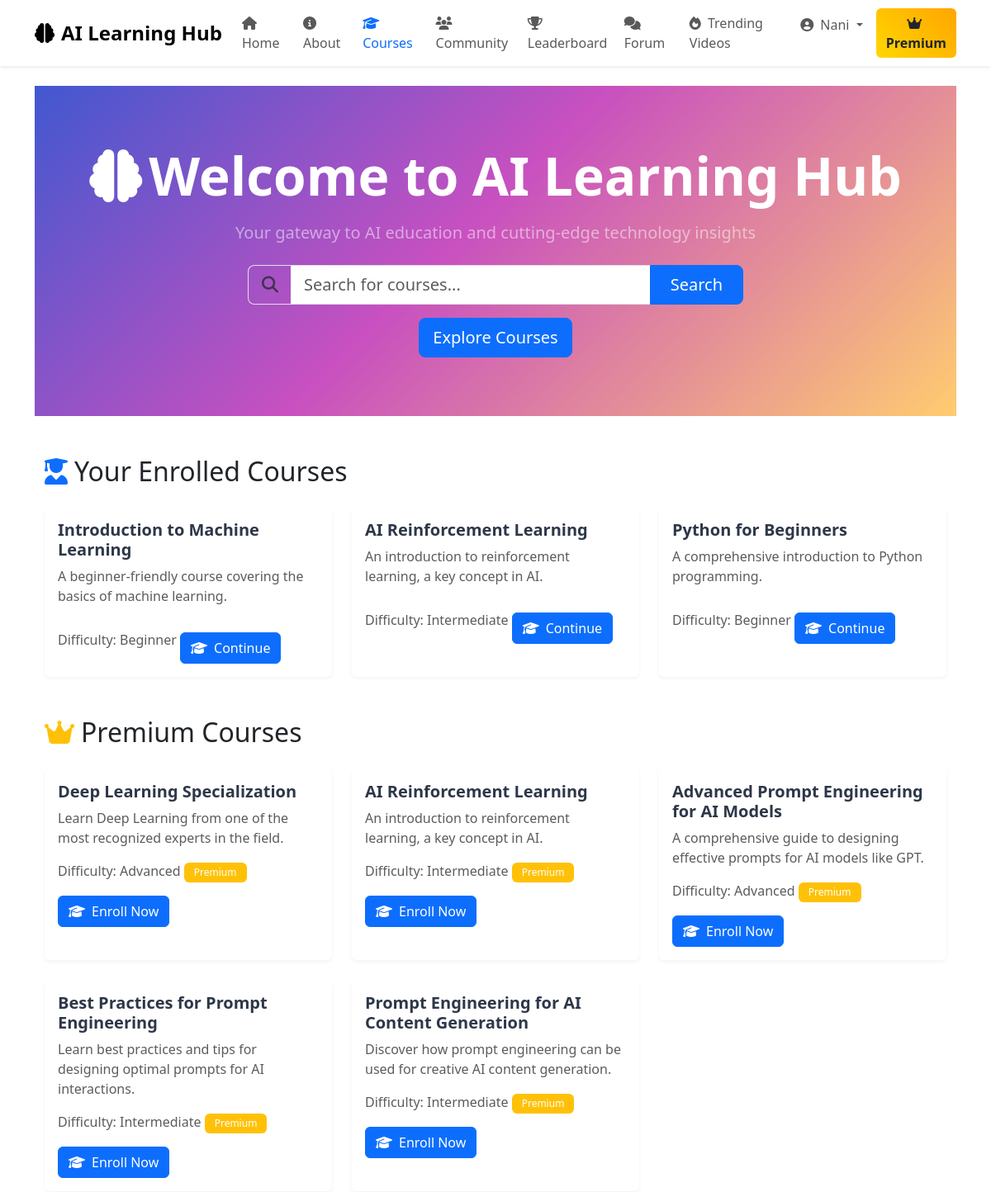
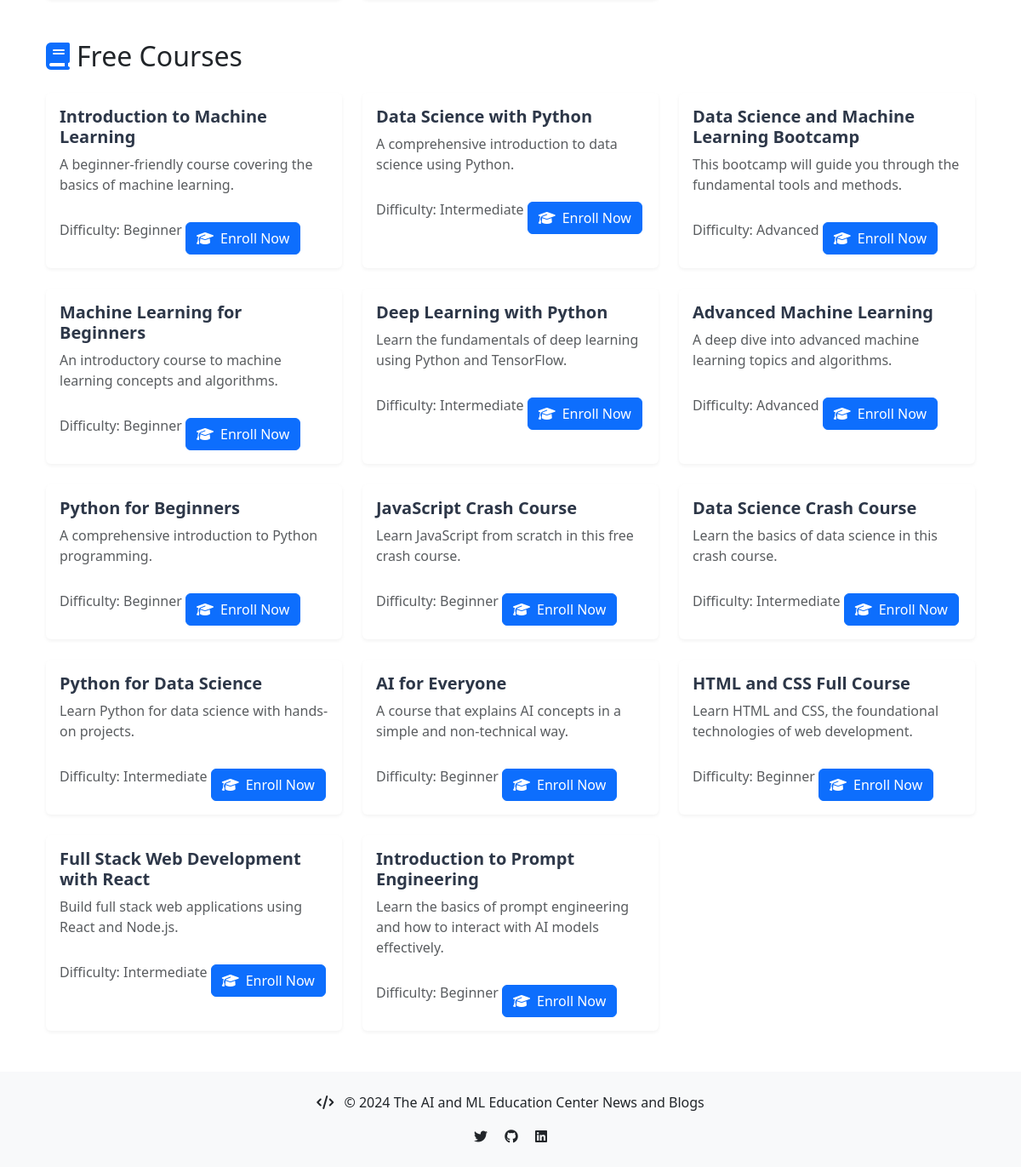
Page /courses/ (signed in) on the committed database (2 pictures, top to bottom).
### apps/models.py (models this page shows, shortened)
class UserCourseEnrollment(models.Model):
    user = models.ForeignKey(User, on_delete=models.CASCADE)
    course = models.ForeignKey(Course, on_delete=models.CASCADE)
    enrolled_at = models.DateTimeField(auto_now_add=True)

class Course(models.Model):
    title = models.CharField(max_length=200)
    description = models.TextField()
    video_url = models.URLField()
    difficulty = models.CharField(max_length=20, choices=[
        ('beginner', 'Beginner'),
        ('intermediate', 'Intermediate'),
        ('advanced', 'Advanced')
    ])
    is_premium = models.BooleanField(default=False)
    category = models.ForeignKey(Category, on_delete=models.CASCADE)
    slug = models.SlugField(null=True, blank=True)
    interests = models.ManyToManyField(
        Interest, related_name='courses', blank=True)  # New field

### apps/views.py (the view)
# urls.py: path('courses/', views.course_list, name='course_list'),
@login_required
def course_list(request):
    premium_courses = Course.objects.filter(is_premium=True)
    regular_courses = Course.objects.filter(is_premium=False)
    enrolled_courses = UserCourseEnrollment.objects.filter(
        user=request.user).select_related('course')
    return render(request, 'course_list.html', {
        'premium_courses': premium_courses,
        'regular_courses': regular_courses,
        'enrolled_courses': enrolled_courses,
    })

### apps/models.py (called while the page is built)
    def has_premium_access(self):
        return self.subscription_status

### apps/templates/course_list.html (shortened to what this page needs)
{% extends 'base.html' %}
{% block content %}
<div class="hero-section position-relative overflow-hidden py-5 mb-5">
    <div class="container position-relative z-index-1 text-center">
        <h1 class="display-3 fw-bold text-white mb-3">
            <i class="fas fa-brain me-2"></i>Welcome to AI Learning Hub
        </h1>
        <p class="lead text-white-50 mb-4">Your gateway to AI education and cutting-edge technology insights</p>
        <form method="GET" action="{% url 'blog:course_search' %}" class="search-form">
            <div class="input-group input-group-lg">
                <span class="input-group-text bg-transparent border-end-0">
                    <i class="fas fa-search text-muted"></i>
                </span>
                <input type="text" name="q" class="form-control border-start-0"
                       placeholder="Search for courses..." required>
                <button class="btn btn-primary px-4" type="submit">
                    Search
                </button>
            </div>
        </form>
        <a href="{% url 'blog:course_list' %}" class="btn btn-primary btn-lg mt-3">Explore Courses</a>
    </div>
</div>
<div class="container mb-5">
    <h2 class="mb-4">
        <i class="fas fa-user-graduate text-primary me-2"></i>Your Enrolled Courses
    </h2>
    <div class="row g-4">
        {% for enrollment in enrolled_courses %}
            <div class="col-md-6 col-lg-4">
                <div class="card h-100 course-card">
                    <div class="card-body">
                        <h5 class="card-title">{{ enrollment.course.title }}</h5>
                        <p class="card-text text-muted">{{ enrollment.course.description|truncatewords:20 }}</p>
                        <span class="text-muted">Difficulty: {{ enrollment.course.get_difficulty_display }}</span>
                        <a href="{% url 'blog:course_detail' enrollment.course.slug %}" class="btn btn-primary mt-3">
                            <i class="fas fa-graduation-cap me-2"></i>Continue
                        </a>
                    </div>
                </div>
            </div>
        {% empty %}
            <div class="col-12">
                <p class="text-center">You are not enrolled in any courses yet.</p>
            </div>
        {% endfor %}
    </div>
</div>
<div class="container mb-5">
    <h2 class="mb-4">
        <i class="fas fa-crown text-warning me-2"></i>Premium Courses
    </h2>
    <div class="row g-4">
        {% for course in premium_courses %}
            <div class="col-md-6 col-lg-4">
                <div class="card h-100 course-card">
                    <div class="card-body">
                        <h5 class="card-title">{{ course.title }}</h5>
                        <p class="card-text text-muted">{{ course.description|truncatewords:20 }}</p>
                        <span class="text-muted">Difficulty: {{ course.get_difficulty_display }}</span>
                        <span class="badge bg-warning ml-2">Premium</span>
                        <a href="{% url 'blog:course_detail' course.slug %}" class="btn btn-primary mt-3">
                            <i class="fas fa-graduation-cap me-2"></i>Enroll Now
                        </a>
                    </div>
                </div>
            </div>
        {% empty %}
            <div class="col-12">
                <p class="text-center">No premium courses available at the moment.</p>
            </div>
        {% endfor %}
    </div>
</div>
<div class="container mb-5">
    <h2 class="mb-4">
        <i class="fas fa-book text-primary me-2"></i>Free Courses
    </h2>
    <div class="row g-4">
        {% for course in regular_courses %}
            <div class="col-md-6 col-lg-4">
                <div class="card h-100 course-card">
                    <div class="card-body">
                        <h5 class="card-title">{{ course.title }}</h5>
                        <p class="card-text text-muted">{{ course.description|truncatewords:20 }}</p>
                        <span class="text-muted">Difficulty: {{ course.get_difficulty_display }}</span>
                        <a href="{% url 'blog:course_detail' course.slug %}" class="btn btn-primary mt-3">
                            <i class="fas fa-graduation-cap me-2"></i>Enroll Now
                        </a>
                    </div>
                </div>
            </div>
        {% empty %}
            <div class="col-12">
                <p class="text-center">No free courses available at the moment.</p>
            </div>
        {% endfor %}
    </div>
</div>
{% endblock content %}

### apps/templates/base.html (shortened to what this page needs)
<!DOCTYPE html>
<html lang="en">
<head>
    <link href="https://cdn.jsdelivr.net/npm/bootstrap@5.3.0/dist/css/bootstrap.min.css" rel="stylesheet">
    <link href="https://cdnjs.cloudflare.com/ajax/libs/font-awesome/6.4.0/css/all.min.css" rel="stylesheet">
</head>
<body>
<nav class="navbar navbar-expand-lg navbar-light bg-white">
    <div class="container">
        <a class="navbar-brand" href="/">
            <i class="fas fa-brain me-2"></i>AI Learning Hub
        </a>
        <div class="collapse navbar-collapse" id="navbarNav">
            <ul class="navbar-nav me-auto mb-2 mb-lg-0">
                <li class="nav-item">
                    <a class="nav-link {% if request.path == '/' %}active{% endif %}" href="/">
                        <i class="fas fa-home me-1"></i> Home
                    </a>
                </li>
                <li class="nav-item">
                    <a class="nav-link {% if request.path == '/about/' %}active{% endif %}" href="/about/">
                        <i class="fas fa-info-circle me-1"></i> About
                    </a>
                </li>
                <li class="nav-item">
                    <a class="nav-link {% if request.path == '/courses/' %}active{% endif %}" href="/courses/">
                        <i class="fas fa-graduation-cap me-1"></i> Courses
                    </a>
                </li>
                <li class="nav-item">
                    <a class="nav-link {% if request.path == '/blog/' %}active{% endif %}" href="/blog/">
                        <i class="fas fa-users me-1"></i> Community
                    </a>
                </li>
                <li class="nav-item">
                    <a class="nav-link {% if request.path == '/leaderboard/' %}active{% endif %}" href="{% url 'blog:leaderboard' %}">
                        <i class="fas fa-trophy me-1"></i> Leaderboard
                    </a>
                </li>
                <li class="nav-item">
                    <a class="nav-link {% if request.path == '/forum/' %}active{% endif %}" href="{% url 'blog:forum_list' %}">
                        <i class="fas fa-comments me-1"></i> Forum
                    </a>
                </li>
                <li class="nav-item">
                    <a class="nav-link {% if request.path == '/trending-videos/' %}active{% endif %}" href="{% url 'blog:trending_videos' %}">
                        <i class="fas fa-fire me-1"></i> Trending Videos
                    </a>
                </li>
            </ul>
            <ul class="navbar-nav ms-auto">
                {% if user.is_authenticated %}
                    <li class="nav-item dropdown">
                        <a class="nav-link dropdown-toggle" href="#" id="navbarDropdown" role="button"
                           data-bs-toggle="dropdown" aria-expanded="false">
                            <i class="fas fa-user-circle me-1"></i> {{ user.username }}
                        </a>
                    </li>
                    {% if user.userprofile.has_premium_access %}
                        <li class="nav-item ms-lg-2 mt-2 mt-lg-0">
                            <span class="btn premium-badge">
                                <i class="fas fa-crown me-1"></i> Premium
                            </span>
                        </li>
                    {% else %}
                        <li class="nav-item ms-lg-2 mt-2 mt-lg-0">
                            <a href="{% url 'blog:upgrade_to_premium' %}" class="btn upgrade-btn text-white">
                                <i class="fas fa-star me-1"></i> Upgrade to Premium
                            </a>
                        </li>
                    {% endif %}
                {% else %}
                    <li class="nav-item mt-2 mt-lg-0">
                        <a href="{% url 'blog:register' %}" class="btn btn-primary">
                            <i class="fas fa-user-plus me-1"></i> Register
                        </a>
                    </li>
                {% endif %}
            </ul>
        </div>
    </div>
</nav>
<main class="container mt-4">
    {% block content %}{% endblock %}
</main>
<footer class="bg-light text-center p-4 mt-5">
    <div class="container">
        <div class="row">
            <div class="col-12">
                <p class="mb-0">
                    <i class="fas fa-code me-2"></i>
                    &copy; {% now "Y" %} The AI and ML Education Center News and Blogs
                </p>
                <div class="mt-3">
                    <a href="#" class="text-decoration-none text-dark mx-2">
                        <i class="fab fa-twitter"></i>
                    </a>
                    <a href="#" class="text-decoration-none text-dark mx-2">
                        <i class="fab fa-github"></i>
                    </a>
                    <a href="#" class="text-decoration-none text-dark mx-2">
                        <i class="fab fa-linkedin"></i>
                    </a>
                </div>
            </div>
        </div>
    </div>
</footer>
</body>
</html>

### apps/templates/base.html (style rules this page uses)
.navbar { box-shadow: 0 2px 4px rgba(0,0,0,.08); }
.navbar-brand { font-weight: 600; font-size: 1.5rem; }
.nav-link { font-weight: 500; transition: color 0.3s ease; }
.nav-link.active { color: #0d6efd !important; }
.premium-badge { background: linear-gradient(45deg, #FFD700, #FFA500); border: none; font-weight: 600; }

### apps/templates/course_list.html (style rules this page uses)
.hero-section { background: linear-gradient(135deg, #4158D0 0%, #C850C0 46%, #FFCC70 100%); min-height: 400px; display: flex; align-items: center; }
.search-form { max-width: 600px; margin: 0 auto; }
.course-card { transition: transform 0.3s ease, box-shadow 0.3s ease; border: none; box-shadow: 0 2px 4px rgba(0,0,0,.05); }
.card-title { color: #2d3748; font-weight: 600; }
.badge { padding: 0.5em 1em; font-weight: 500; }

### rows in the picture
UserCourseEnrollment: course "Introduction to Machine Learning", course.description "A beginner-friendly course covering the basics of machine learning.", course.difficulty "Beginner"
UserCourseEnrollment: course "AI Reinforcement Learning", course.description "An introduction to reinforcement learning, a key concept in AI.", course.difficulty "Intermediate"
UserCourseEnrollment: course "Python for Beginners", course.description "A comprehensive introduction to Python programming.", course.difficulty "Beginner"
Course: title "Deep Learning Specialization", description "Learn Deep Learning from one of the most recognized experts in the field.", difficulty "Advanced"
Course: title "AI Reinforcement Learning", description "An introduction to reinforcement learning, a key concept in AI.", difficulty "Intermediate"
Course: title "Advanced Prompt Engineering for AI Models", description "A comprehensive guide to designing effective prompts for AI models like GPT.", difficulty "Advanced"
Course: title "Best Practices for Prompt Engineering", description "Learn best practices and tips for designing optimal prompts for AI interactions.", difficulty "Intermediate"
Course: title "Prompt Engineering for AI Content Generation", description "Discover how prompt engineering can be used for creative AI content generation.", difficulty "Intermediate"
Course: title "Introduction to Machine Learning", description "A beginner-friendly course covering the basics of machine learning.", difficulty "Beginner"
Course: title "Data Science with Python", description "A comprehensive introduction to data science using Python.", difficulty "Intermediate"
Course: title "Data Science and Machine Learning Bootcamp", description "This bootcamp will guide you through the fundamental tools and methods.", difficulty "Advanced"
Course: title "Machine Learning for Beginners", description "An introductory course to machine learning concepts and algorithms.", difficulty "Beginner"
Course: title "Deep Learning with Python", description "Learn the fundamentals of deep learning using Python and TensorFlow.", difficulty "Intermediate"
Course: title "Advanced Machine Learning", description "A deep dive into advanced machine learning topics and algorithms.", difficulty "Advanced"
Course: title "Python for Beginners", description "A comprehensive introduction to Python programming.", difficulty "Beginner"
Course: title "JavaScript Crash Course", description "Learn JavaScript from scratch in this free crash course.", difficulty "Beginner"
Course: title "Data Science Crash Course", description "Learn the basics of data science in this crash course.", difficulty "Intermediate"
Course: title "Python for Data Science", description "Learn Python for data science with hands-on projects.", difficulty "Intermediate"
Course: title "AI for Everyone", description "A course that explains AI concepts in a simple and non-technical way.", difficulty "Beginner"
Course: title "HTML and CSS Full Course", description "Learn HTML and CSS, the foundational technologies of web development.", difficulty "Beginner"
Course: title "Full Stack Web Development with React", description "Build full stack web applications using React and Node.js.", difficulty "Intermediate"
Course: title "Introduction to Prompt Engineering", description "Learn the basics of prompt engineering and how to interact with AI models effectively.", difficulty "Beginner"

### other values in the picture
{{ user.username }} "Nani"
